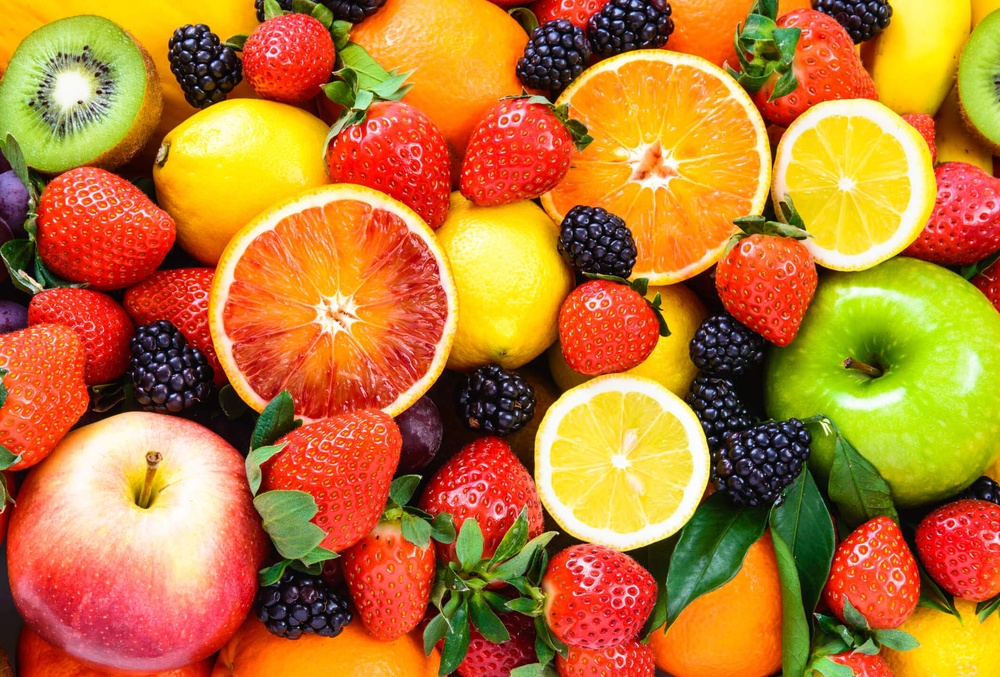
#> input picture images/fruits.jpg, 1000 x 677 px, shrunk from 1920 x 1300 before the run
$ python ex01.py
#> lines starting #> are read from the running program, lines starting #| are printed output that depends on the picture
import cv2

image = cv2.imread("../images/fruits.jpg")
#> image is the input picture: shape (677, 1000, 3); mean B, G, R 50.1, 121.5, 187.4
blue, green, red = cv2.split(image)
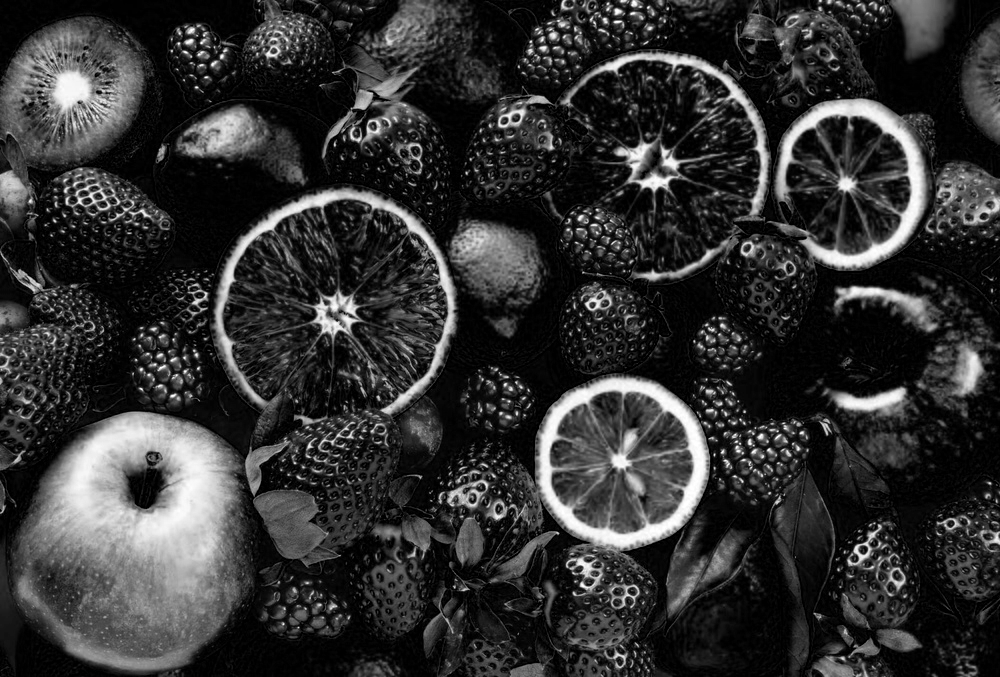
#> blue: shape (677, 1000); min 0, max 255, mean 50.1
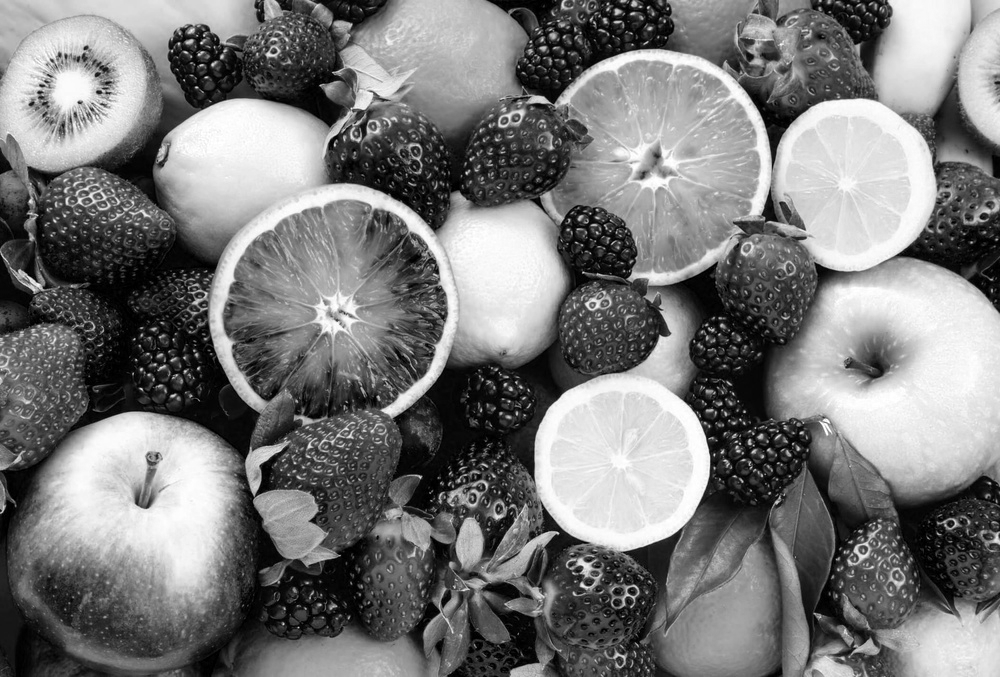
#> green: shape (677, 1000); min 0, max 255, mean 121.5
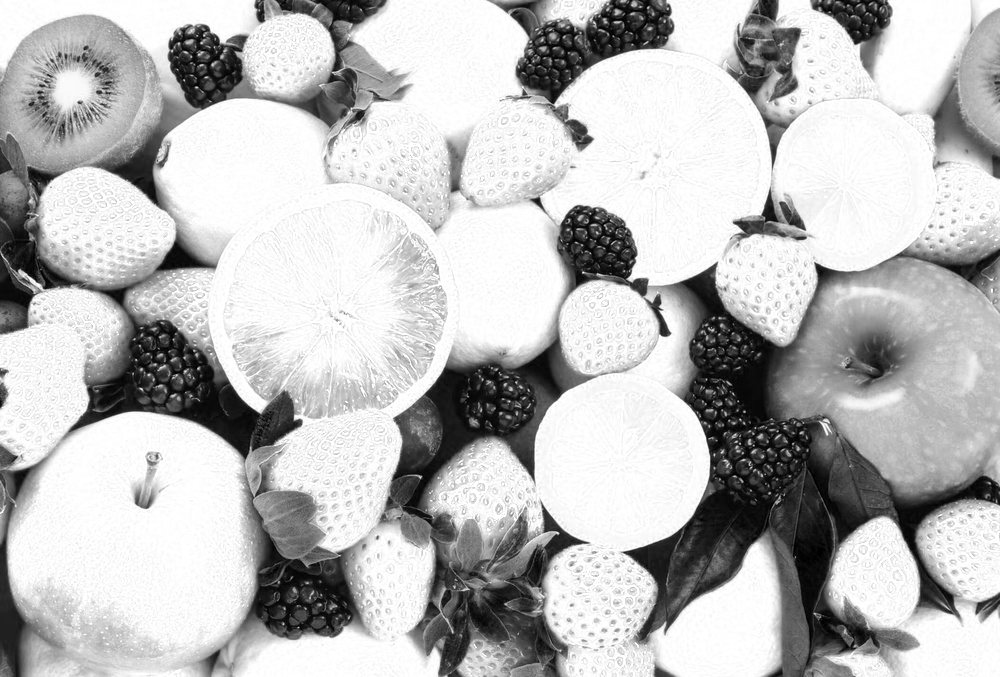
#> red: shape (677, 1000); min 0, max 255, mean 187.4

cv2.imshow("R Chanel", red)
cv2.imshow("G Chanel", green)
cv2.imshow("B Chanel", blue)

cv2.imwrite("fruits-chanel-red.jpg", red)
cv2.imwrite("fruits-chanel-green.jpg", green)
cv2.imwrite("fruits-chanel-blue.jpg", blue)

cv2.waitKey(0)
cv2.destroyAllWindows()

$ run again, with images/image.jpg copied over images/fruits.jpg
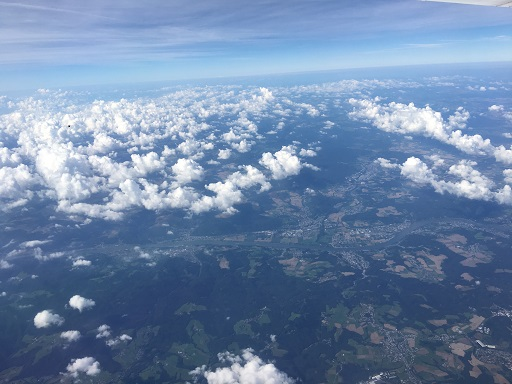
#> input picture images/image.jpg, 512 x 384 px
#> image is the input picture: shape (384, 512, 3); mean B, G, R 167.8, 134.4, 110.1
#> `blue, green, red = cv2.split(image)`:
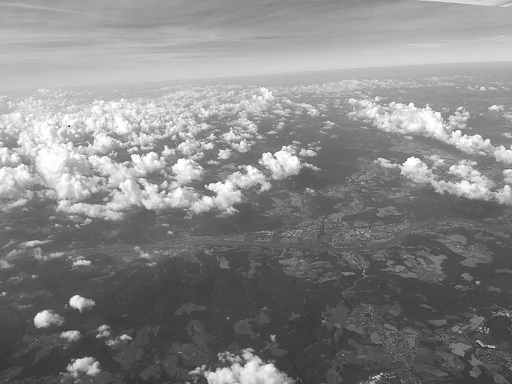
#> green: shape (384, 512); min 2, max 255, mean 134.4
#> `blue, green, red = cv2.split(image)`:
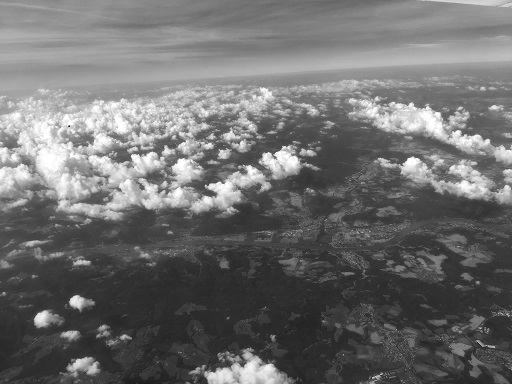
#> red: shape (384, 512); min 0, max 255, mean 110.1
